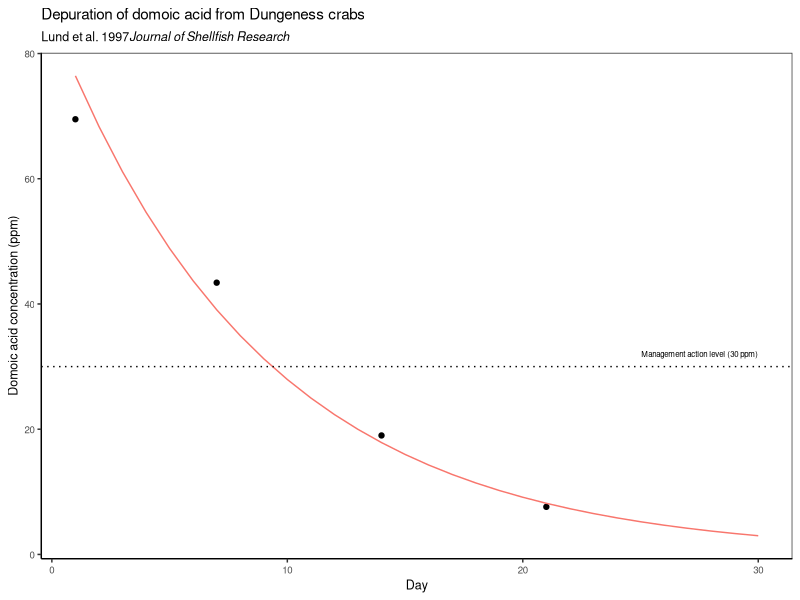
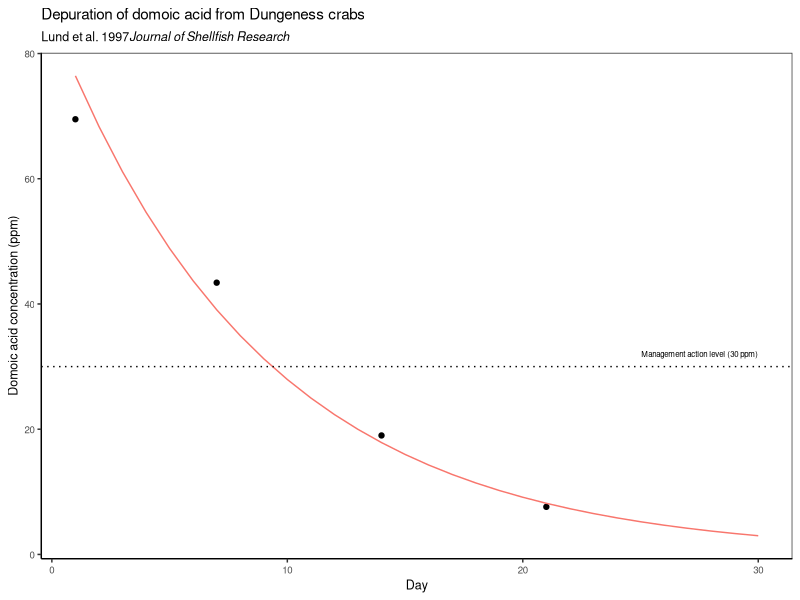

Recreate these plots in R, in order.

# Packages
library(tidyverse)

# Lund 1997 data
# μg = ppm 
data <- tibble(day=c(1,7,14,21),
               n=c(8,6,7,7),
               da_ppm=c(69.5, 43.4, 19, 7.6),
               perc=c(100, 62, 27, 11))

# Fit exponential decay
lmfit <- lm(log(da_ppm) ~ day, data)

# Predictions for plotting
x <- seq(1,30,1)
y <- exp(predict(lmfit, newdata = data.frame(day=x)))
preds <- tibble(x=x,
                y=y)

# Setup theme
my_theme <- theme(axis.text=element_text(size=7),
                  axis.title=element_text(size=9),
                  plot.subtitle = element_text(size=9),
                  plot.title=element_text(size=11),
                  legend.position="none",
                  panel.grid.major = element_blank(), 
                  panel.grid.minor = element_blank(),
                  panel.background = element_blank(), 
                  axis.line = element_line(colour = "black"))

# Plot data and fit
g <- ggplot(data, aes(x = day, y = da_ppm)) + 
  geom_point() + 
  geom_line(preds, mapping=aes(x=x, y=y, color = "red")) +
  geom_hline(yintercept=30, linetype="dotted") +
  annotate("text", x=30, y=32, hjust=1, label="Management action level (30 ppm)", size=2) +
  labs(x="Day", y="Domoic acid concentration (ppm)", 
       title="Depuration of domoic acid from Dungeness crabs",
       subtitle=expression("Lund et al. 1997"*italic("Journal of Shellfish Research"))) +
  theme_bw() + my_theme
g

# Export
plotdir <- "models/contamination/figures"
ggsave(g, filename=file.path(plotdir, "FigSX_lund_depuration_rate.png"), width=4, height=4, units="in", dpi=600)
